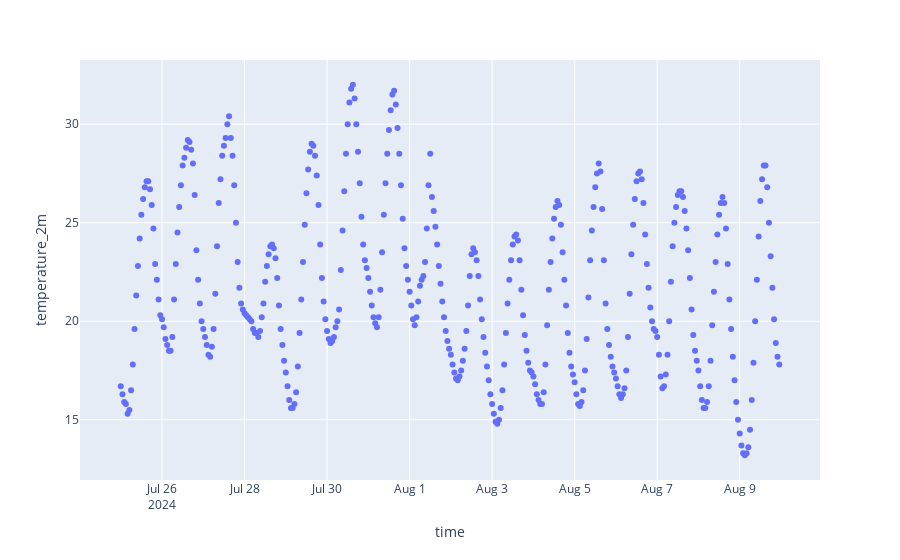

The cell this chart's notebook holds for it:
### Code cell
df = pd.DataFrame(hourly_data)
print(df)
fig = px.scatter(df, x="time", y="temperature_2m")
fig.show()

### Figure 1 — Plotly figure (JSON) as saved in the notebook; plotly's stock layout.template omitted (floating-point values rounded to 4 significant figures; data arrays with more than 128 entries replaced by an {"elided": "..."} marker saying what was removed)
{"data": [{"hovertemplate": "time=%{x}<br>temperature_2m=%{y}<extra></extra>", "legendgroup": "", "marker": {"color": "#636efa", "symbol": "circle"}, "mode": "markers", "name": "", "orientation": "v", "showlegend": false, "type": "scatter", "x": {"elided": "384 str values"}, "xaxis": "x", "y": {"elided": "384 float values"}, "yaxis": "y"}], "layout": {"legend": {"tracegroupgap": 0}, "margin": {"t": 60}, "xaxis": {"anchor": "y", "domain": [0, 1], "title": {"text": "time"}}, "yaxis": {"anchor": "x", "domain": [0, 1], "title": {"text": "temperature_2m"}}}}
